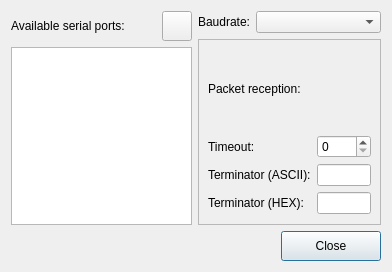
<?xml version="1.0" encoding="UTF-8"?>
<ui version="4.0">
 <class>dlgSetup</class>
 <widget class="QDialog" name="dlgSetup">
  <property name="geometry">
   <rect>
    <x>0</x>
    <y>0</y>
    <width>392</width>
    <height>272</height>
   </rect>
  </property>
  <property name="windowTitle">
   <string>Setup</string>
  </property>
  <property name="windowIcon">
   <iconset resource="common.qrc">
    <normaloff>:/icon/gear</normaloff>:/icon/gear</iconset>
  </property>
  <layout class="QVBoxLayout" name="verticalLayout_4">
   <item>
    <layout class="QHBoxLayout" name="horizontalLayout_3">
     <item>
      <layout class="QVBoxLayout" name="verticalLayout">
       <item>
        <layout class="QHBoxLayout" name="horizontalLayout_2">
         <item>
          <widget class="QLabel" name="label_4">
           <property name="text">
            <string>Available serial ports:</string>
           </property>
           <property name="wordWrap">
            <bool>true</bool>
           </property>
          </widget>
         </item>
         <item>
          <widget class="QToolButton" name="btnRefresh">
           <property name="minimumSize">
            <size>
             <width>30</width>
             <height>30</height>
            </size>
           </property>
           <property name="text">
            <string/>
           </property>
           <property name="icon">
            <iconset resource="common.qrc">
             <normaloff>:/icon/refresh</normaloff>:/icon/refresh</iconset>
           </property>
          </widget>
         </item>
        </layout>
       </item>
       <item>
        <widget class="QListWidget" name="list"/>
       </item>
      </layout>
     </item>
     <item>
      <layout class="QVBoxLayout" name="verticalLayout_3">
       <item>
        <layout class="QHBoxLayout" name="horizontalLayout" stretch="0,1">
         <item>
          <widget class="QLabel" name="label_5">
           <property name="text">
            <string>Baudrate:</string>
           </property>
          </widget>
         </item>
         <item>
          <widget class="QComboBox" name="comboBaud"/>
         </item>
        </layout>
       </item>
       <item>
        <widget class="QFrame" name="frame">
         <property name="frameShape">
          <enum>QFrame::StyledPanel</enum>
         </property>
         <property name="frameShadow">
          <enum>QFrame::Raised</enum>
         </property>
         <layout class="QVBoxLayout" name="verticalLayout_2">
          <item>
           <widget class="QLabel" name="label_6">
            <property name="text">
             <string>Packet reception:</string>
            </property>
           </widget>
          </item>
          <item>
           <layout class="QFormLayout" name="formLayout">
            <item row="0" column="0">
             <widget class="QLabel" name="label">
              <property name="text">
               <string>Timeout:</string>
              </property>
             </widget>
            </item>
            <item row="0" column="1">
             <widget class="QSpinBox" name="spinTimeout">
              <property name="maximum">
               <number>2000</number>
              </property>
             </widget>
            </item>
            <item row="1" column="0">
             <widget class="QLabel" name="label_2">
              <property name="text">
               <string>Terminator (ASCII):</string>
              </property>
             </widget>
            </item>
            <item row="1" column="1">
             <widget class="QLineEdit" name="editTerminator"/>
            </item>
            <item row="2" column="0">
             <widget class="QLabel" name="label_3">
              <property name="text">
               <string>Terminator (HEX):</string>
              </property>
             </widget>
            </item>
            <item row="2" column="1">
             <widget class="QLineEdit" name="editTermHex"/>
            </item>
           </layout>
          </item>
         </layout>
        </widget>
       </item>
      </layout>
     </item>
    </layout>
   </item>
   <item>
    <layout class="QHBoxLayout" name="horizontalLayout_4">
     <item>
      <spacer name="horizontalSpacer">
       <property name="orientation">
        <enum>Qt::Horizontal</enum>
       </property>
       <property name="sizeHint" stdset="0">
        <size>
         <width>40</width>
         <height>20</height>
        </size>
       </property>
      </spacer>
     </item>
     <item>
      <widget class="QPushButton" name="btnClose">
       <property name="minimumSize">
        <size>
         <width>100</width>
         <height>30</height>
        </size>
       </property>
       <property name="text">
        <string>Close</string>
       </property>
      </widget>
     </item>
    </layout>
   </item>
  </layout>
 </widget>
 <resources>
  <include location="common.qrc"/>
 </resources>
 <connections/>
</ui>
